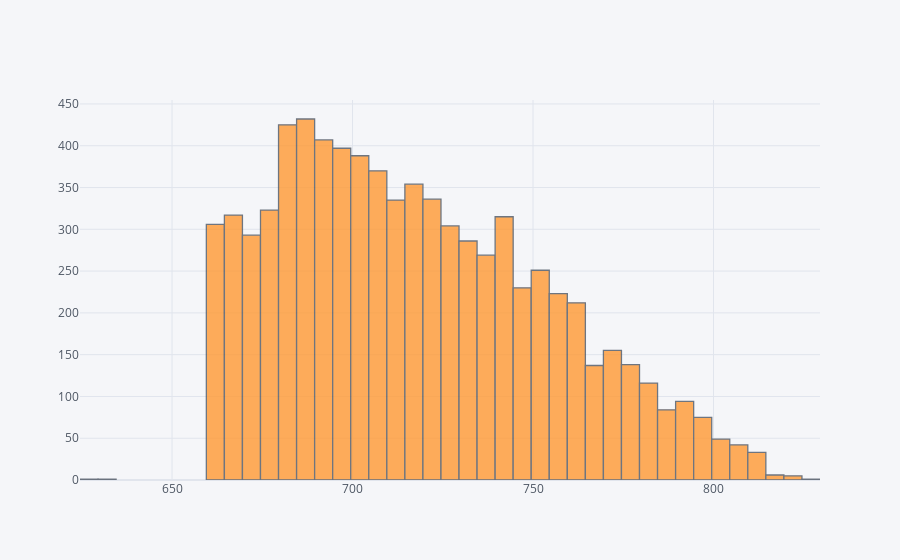
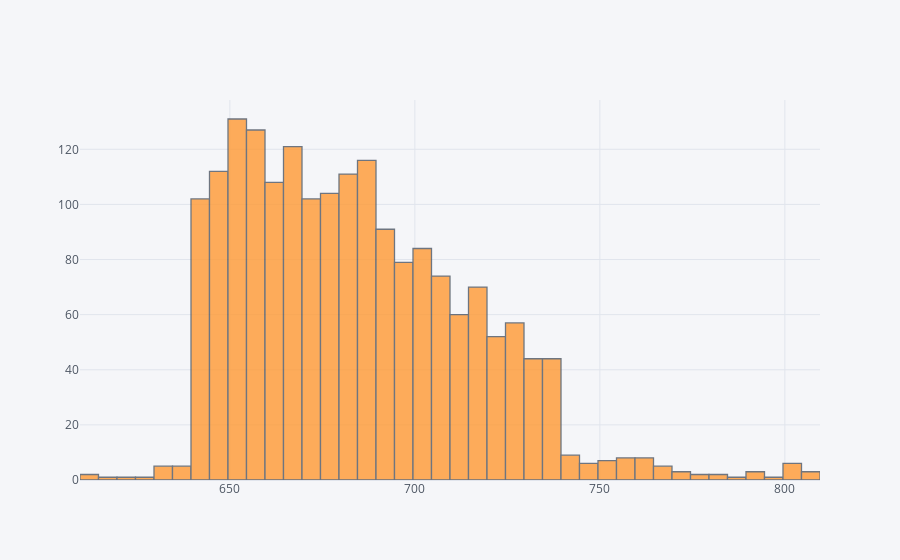

Notebook cell for these charts, in order:
### Markdown cell above
# Exploratory Data Analysis

Let's do some data visualization! We'll use seaborn and pandas built-in plotting capabilities, but feel free to use whatever library you want. Don't worry about the colors matching, just worry about getting the main idea of the plot.

** Create a histogram of two FICO distributions on top of each other, one for each credit.policy outcome.**

*Note: This is pretty tricky, feel free to reference the solutions. You'll probably need one line of code for each histogram, I also recommend just using pandas built in .hist()*

### Code cell
data[data['credit.policy']==1]['fico'].iplot(kind='hist')
data[data['credit.policy']==0]['fico'].iplot(kind='hist')

### Figure 1 — Plotly figure (JSON) as saved in the notebook; plotly's stock layout.template omitted (floating-point values rounded to 4 significant figures; data arrays with more than 128 entries replaced by an {"elided": "..."} marker saying what was removed)
{"data": [{"histfunc": "count", "histnorm": "", "marker": {"color": "rgba(255, 153, 51, 1.0)", "line": {"color": "#4D5663", "width": 1.3}}, "name": "fico", "opacity": 0.8, "orientation": "v", "type": "histogram", "x": {"elided": "7710 int values"}}], "layout": {"barmode": "overlay", "legend": {"bgcolor": "#F5F6F9", "font": {"color": "#4D5663"}}, "paper_bgcolor": "#F5F6F9", "plot_bgcolor": "#F5F6F9", "title": {"font": {"color": "#4D5663"}}, "xaxis": {"gridcolor": "#E1E5ED", "showgrid": true, "tickfont": {"color": "#4D5663"}, "title": {"font": {"color": "#4D5663"}, "text": ""}, "zerolinecolor": "#E1E5ED"}, "yaxis": {"gridcolor": "#E1E5ED", "showgrid": true, "tickfont": {"color": "#4D5663"}, "title": {"font": {"color": "#4D5663"}, "text": ""}, "zerolinecolor": "#E1E5ED"}}}

### Figure 2 — Plotly figure (JSON) as saved in the notebook; plotly's stock layout.template omitted (floating-point values rounded to 4 significant figures; data arrays with more than 128 entries replaced by an {"elided": "..."} marker saying what was removed)
{"data": [{"histfunc": "count", "histnorm": "", "marker": {"color": "rgba(255, 153, 51, 1.0)", "line": {"color": "#4D5663", "width": 1.3}}, "name": "fico", "opacity": 0.8, "orientation": "v", "type": "histogram", "x": {"elided": "1868 int values"}}], "layout": {"barmode": "overlay", "legend": {"bgcolor": "#F5F6F9", "font": {"color": "#4D5663"}}, "paper_bgcolor": "#F5F6F9", "plot_bgcolor": "#F5F6F9", "title": {"font": {"color": "#4D5663"}}, "xaxis": {"gridcolor": "#E1E5ED", "showgrid": true, "tickfont": {"color": "#4D5663"}, "title": {"font": {"color": "#4D5663"}, "text": ""}, "zerolinecolor": "#E1E5ED"}, "yaxis": {"gridcolor": "#E1E5ED", "showgrid": true, "tickfont": {"color": "#4D5663"}, "title": {"font": {"color": "#4D5663"}, "text": ""}, "zerolinecolor": "#E1E5ED"}}}
